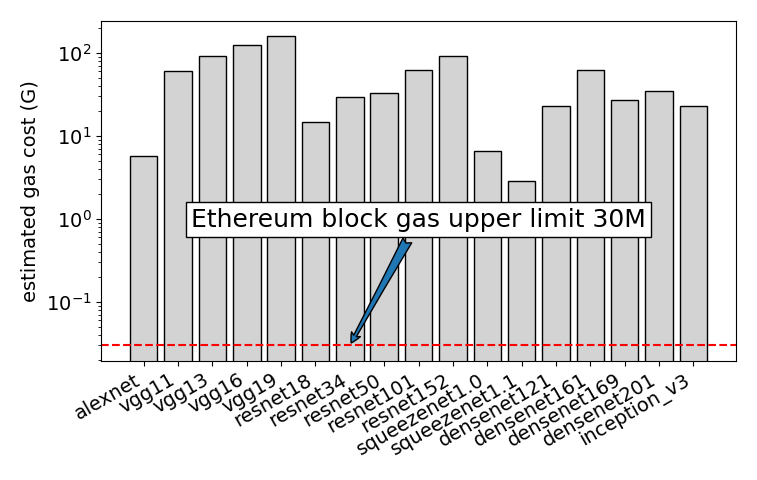

The Python source for this figure:
import matplotlib.pyplot as plt
import matplotlib
import numpy as np

matplotlib.rcParams['font.size'] = 14
plt.rcParams.update({'figure.autolayout': True})
# plt.style.use('bmh')

labels = ['alexnet', 'vgg11', 'vgg13', 'vgg16', 'vgg19', 'resnet18', 'resnet34', 'resnet50', 'resnet101', 'resnet152', 'squeezenet1.0', 'squeezenet1.1', 'densenet121', 'densenet161', 'densenet169', 'densenet201', 'inception_v3']
MACs = [0.72, 7.63, 11.34, 15.5, 19.67, 1.82, 3.68, 4.12, 7.85, 11.58, 0.83, 0.36, 2.88, 7.82, 3.42, 4.37, 2.85]

fig, ax = plt.subplots()
ax.bar(labels, [8*i for i in MACs], color='lightgrey', edgecolor='black')
labels = ax.get_xticklabels()

ax.axhline(30e-3, ls='--', color='r')

ax.set(ylabel='estimated gas cost (G)')
ax.set_yscale("log")
# ax.yaxis.grid(True)
plt.tight_layout()
plt.xticks(rotation=30, ha='right')
plt.annotate(text='Ethereum block gas upper limit 30M', xy=(6, 30e-3), xytext=(8, 0.8), fontsize=18, horizontalalignment='center', bbox={'fc': 'white'}, arrowprops=dict(arrowstyle='fancy'))
plt.show()
